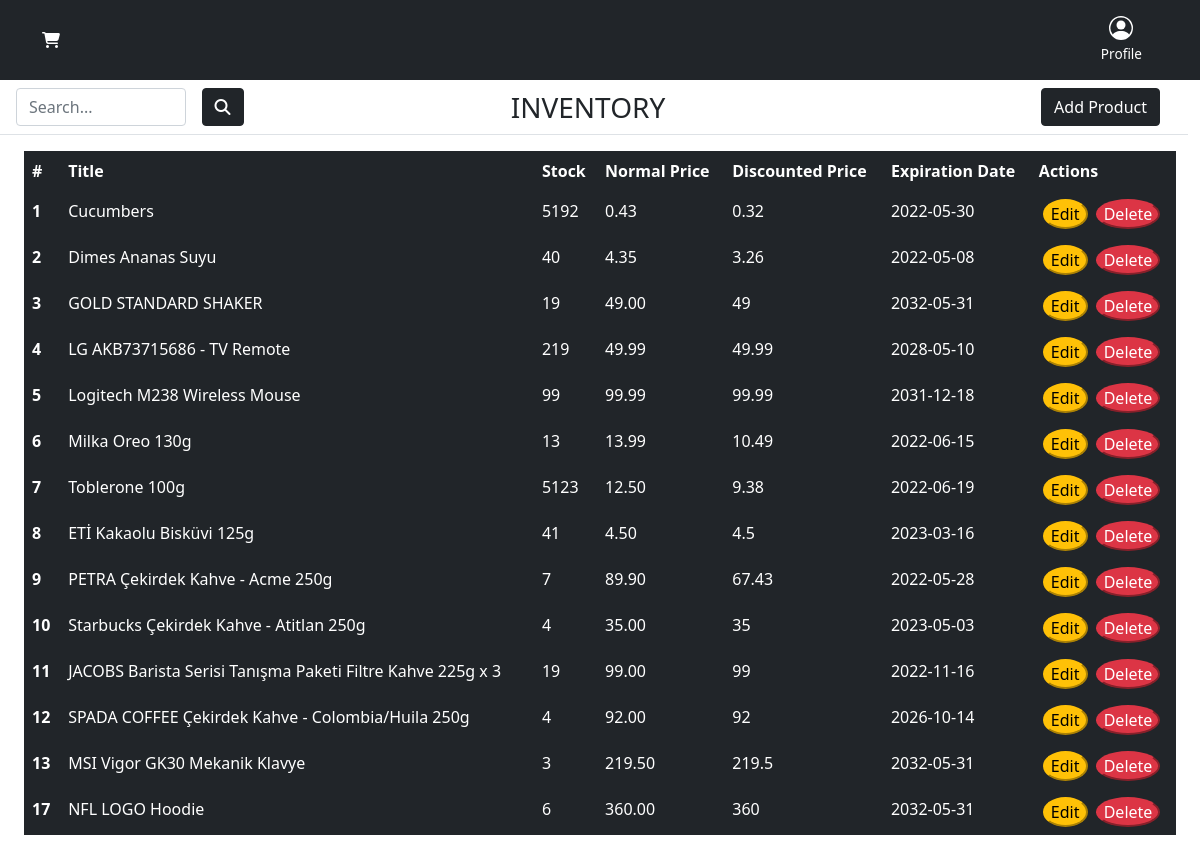
Before: /market.php (signed in) with the older database file.
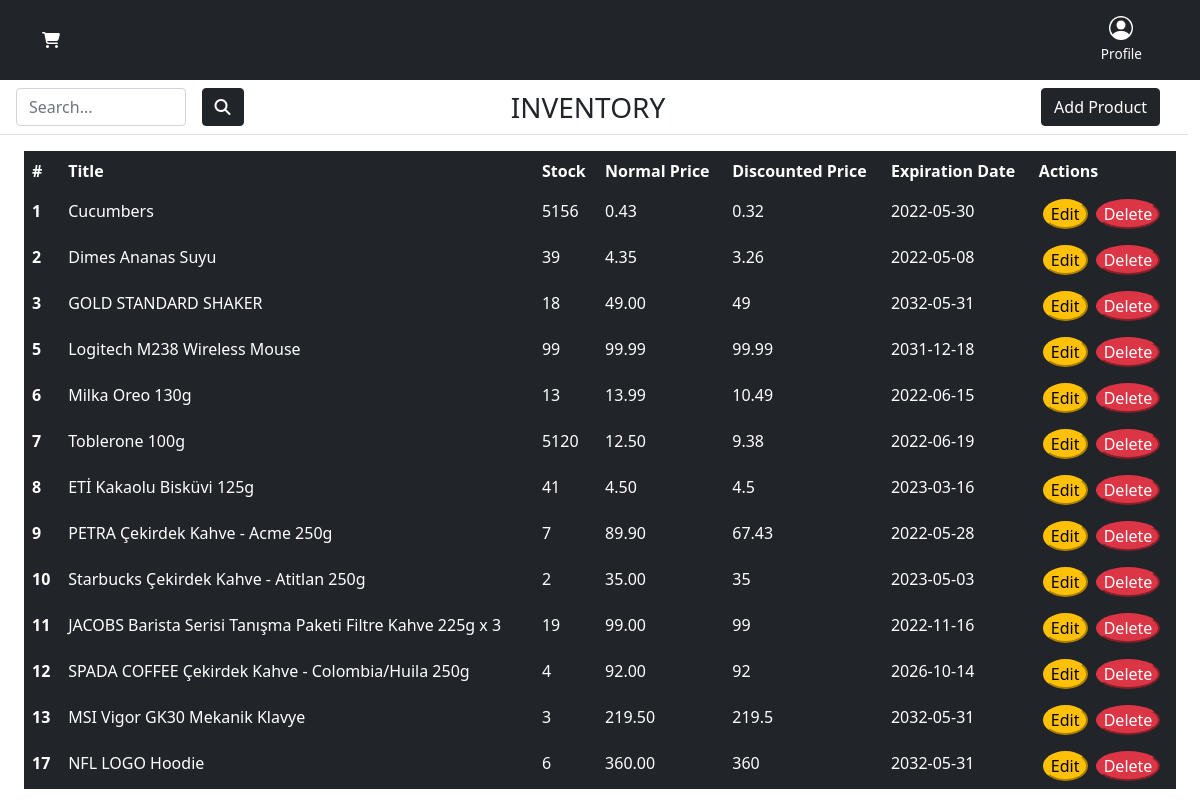
After: the same page with the newer database file.
### tables this page shows
CREATE TABLE `products` (
  `id` int(4) NOT NULL,
  `title` varchar(100) NOT NULL,
  `stock` int(7) NOT NULL,
  `normalPrice` decimal(5,2) NOT NULL,
  `expirationDate` date NOT NULL,
  `expirationImage` varchar(100) DEFAULT NULL,
  `productLocation` varchar(100) DEFAULT NULL
);

### db.php (called while the page is built, shortened)
<?php
    $dsn = 'mysql:host=localhost;dbname=CTIS256_PROJECT;charset=utf8mb4' ;
    $user = 'root' ;
    $pass = 'root' ;
    try {
        $db = new PDO($dsn, $user, $pass) ;
    } catch (Exception $ex) {
        echo '<p>DB Connect Error : ' . $ex->getMessage() . '</p>' ;
        exit;
    }
    function getDiscountedPrice($id) {
        global $db;
        $item = $db->query("SELECT * from products where id=$id")->fetch();
        $dayDiff = (new DateTime())->diff(new DateTime($item["expirationDate"]))->days;
        if ($dayDiff <= 50) {
            $discountedPrice = $item["normalPrice"] * 0.75;
        } else {
            $discountedPrice = $item["normalPrice"];
        }
        return round($discountedPrice, 2);
    }

### market.php (the view, shortened to what this page needs)
<?php
    require_once "db.php" ;
    try {
        $products = $db->query("SELECT * FROM products")->fetchAll(PDO::FETCH_ASSOC);
    } catch( PDOException $ex) {
         gotoErrorPage();
    }
?>
<!DOCTYPE html>
<html lang="en">
<head>
    <link href="https://cdn.jsdelivr.net/npm/bootstrap@5.1.3/dist/css/bootstrap.min.css" rel="stylesheet">
    <link rel="stylesheet" href="assets/headers.css">
</head>
<body>
    <header>
        <div class="px-3 py-2 bg-dark text-white">
        <div class="container">
            <div class="d-flex flex-wrap align-items-center justify-content-center justify-content-lg-start">
                <a href="#" class="d-flex align-items-center my-2 my-lg-0 me-lg-auto text-white text-decoration-none">
                    <div class="fas fa-shopping-cart"></div>
                </a>
                <ul class="nav col-12 col-lg-auto my-2 justify-content-center my-md-0 text-small">
                    <li>
                        <a href="profile.php" class="nav-link text-white hover">
                            <svg class="bi d-block mx-auto mb-1" width="24" height="24"><use xlink:href="#people-circle"/></svg>
                            Profile
                        </a>
                    </li>
                </ul>
            </div>
        </div>
        </div>
        <div class="container-fluid row px-3 py-2 border-bottom mb-3 d-flex flex-wrap align-items-center justify-content-center mb-2">
            <div class="col-4">
            <form method="post" class="col-8 d-flex">
                    <input type="search" class="form-control" name="searchKey" value="<?= isset($_SESSION["marketSearchKey"]) ? $_SESSION["marketSearchKey"] : "" ?>" placeholder="Search..." aria-label="Search">
                    <button type="submit" class="mx-3 btn btn-dark fas fa-search"></button>
                </form>
            </div>
                <div class="col-4 d-flex justify-content-center align-items-center">
                <h3 class="m-0">INVENTORY</h3>
            </div>
                <div class="col-4 d-flex align-items-center justify-content-end container-fluid">
                <a href="add-product.php"><button type="button" class="btn btn-dark">Add Product</button></a>
            </div>
        </div>
    </header>
    <div class="container-fluid mx-auto row">
        <table class="table table-dark table-borderless">
            <tr>
                <th scope="col">#</th>
                <th scope="col">Title</th>
                <th scope="col">Stock</th>
                <th scope="col">Normal Price</th>
                <th scope="col">Discounted Price</th>
                <th scope="col">Expiration Date</th>
                <th scope="col">Actions</th>
            </tr>
            <?php foreach($products as $product) : ?>
            <tr>
                <th><?= $product["id"] ?></th>
                <td><?= $product["title"] ?></td>
                <td><?= $product["stock"] ?></td>
                <td><?= $product["normalPrice"] ?></td>
                <td><?= getDiscountedPrice($product["id"]) ?></td>
                <td><?= $product["expirationDate"] ?></td>
                <td>
                    <a href="edit.php?id=<?= $product["id"] ?>"> <button type="button" class="btn-warning rounded-circle mx-1">Edit</button></a>
                    <a href="?delete=<?= $product["id"] ?>"> <button type="button" class="btn-danger rounded-circle">Delete</button></a>
                </td>
            </tr>
            <?php endforeach; ?>
        </table>
    </div>
</body>
</html>

Changed rows visible on the page:
removed products: id "4", title "LG AKB73715686 - TV Remote", stock "219", normalPrice "49.99", getDiscountedPrice($product["id"]) "49.99", expirationDate "2028-05-10"
changed products "Cucumbers": stock "5192" → "5156"
changed products "Dimes Ananas Suyu": stock "40" → "39"
changed products "GOLD STANDARD SHAKER": stock "19" → "18"
changed products "Toblerone 100g": stock "5123" → "5120"
changed products "Starbucks Çekirdek Kahve - Atitlan 250g": stock "4" → "2"
